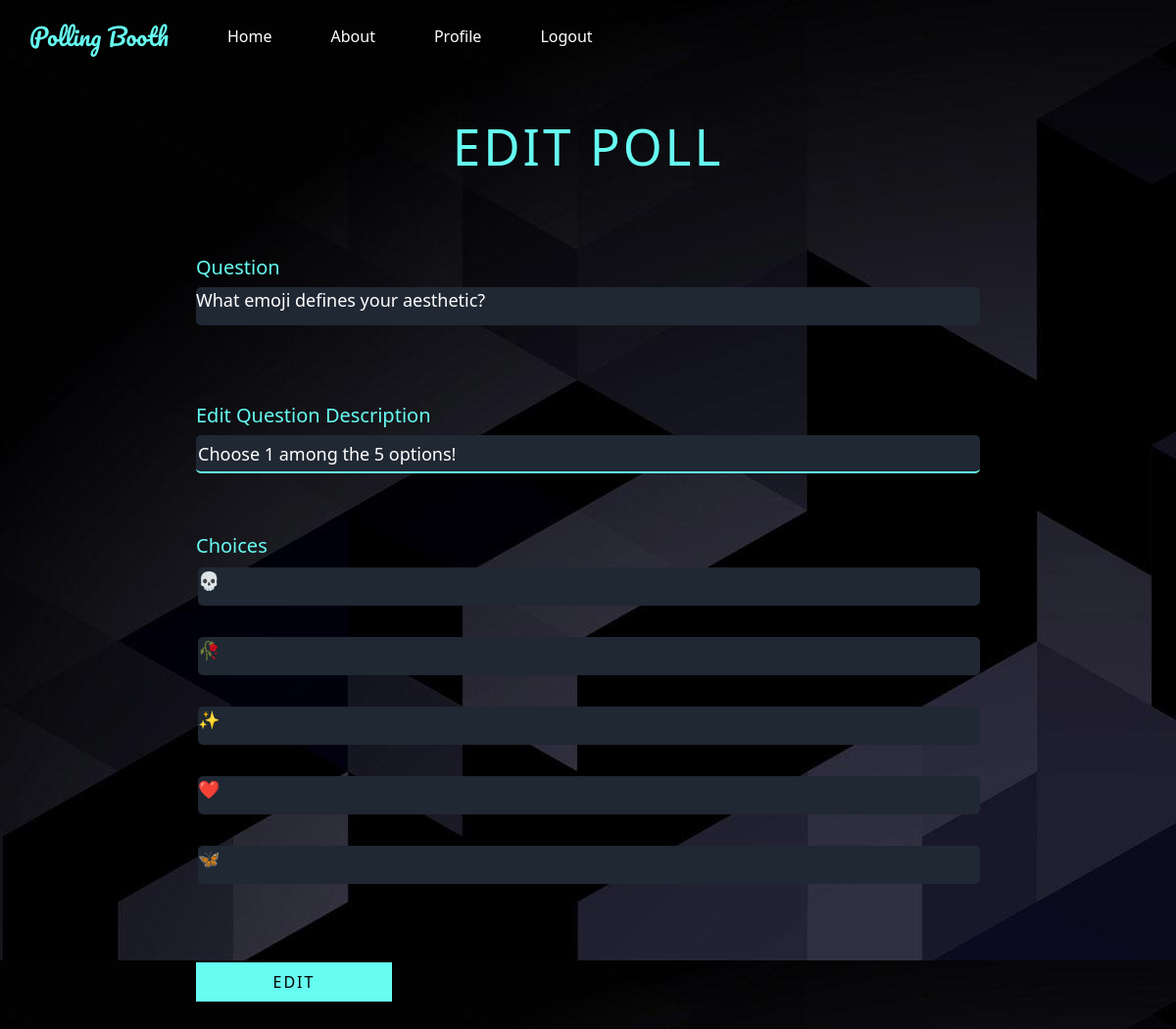
The app's page /editPoll.php?poll=16 (signed in) with its own data.
### tables this page shows
CREATE TABLE `polls` (
  `id` int(11) NOT NULL,
  `pollsQues` varchar(128) DEFAULT NULL,
  `pollsDesc` text DEFAULT NULL,
  `pollsStart` date NOT NULL,
  `pollsEnd` date NOT NULL,
  `usersId` int(11) DEFAULT NULL,
  `pollsPrivate` char(1) NOT NULL
);

CREATE TABLE `choices` (
  `id` int(11) NOT NULL,
  `pollsId` int(11) NOT NULL,
  `choicesName` varchar(128) NOT NULL
);

### includes/functions.inc.php (called while the page is built, shortened)
<?php
function fetchPoll($conn, $id)
{
    $sql = "SELECT * FROM polls WHERE id = ?;";
    $stmt = mysqli_stmt_init($conn);
    if (!mysqli_stmt_prepare($stmt, $sql))
    {
        header("location: ../polls.php?error=stmtfailed");
        exit();
    }
    mysqli_stmt_bind_param($stmt, "s", $id);
    mysqli_stmt_execute($stmt);
    $resultData = mysqli_stmt_get_result($stmt);
    $row = mysqli_fetch_assoc($resultData);
    return $row;
}
function fetchChoices($conn, $id)
{
    $sql = "SELECT * FROM choices WHERE pollsId = $id;";
    $result = mysqli_query($conn, $sql);
    $rowsNum = mysqli_num_rows($result);
    if ($rowsNum > 0)
    {
        $rows = mysqli_fetch_all($result, MYSQLI_ASSOC);
        return $rows;
    }
    return false;
}

### editPoll.php (the view, shortened to what this page needs)
<?php
include_once "header.php";
require_once "includes/functions.inc.php";
require_once "includes/dbh.inc.php";
$poll_id = $_GET["poll"];
$poll = fetchPoll($conn, $poll_id);
$choices = fetchChoices($conn, $poll_id);
?>
<section class="form">
    <h1 class="title2">Edit Poll</h1>
    <form class="contact-form row" action="<?php echo 'includes/editPoll.inc.php?id=' . $poll_id ?>" method="post">
        <div class="form-field col-lg-12">
            <h5 title="Cannot Edit" style="color: #66fcf1">Question</h5>
            <p class="input-text"><?php echo $poll["pollsQues"]; ?> </p>
        </div>
        <div class="form-field col-lg-12">
            <label style="color: #66fcf1" for="description">
                <h5>Edit Question Description</h5>
            </label>
            <input placeholder="Question Description" id="description" name="newDesc" class="input-text js-input" type="text" value="<?php echo $poll["pollsDesc"]; ?>">
        </div>
        <h5 title="Cannot Edit" style="color: #66fcf1; position: relative; top: 30px">Choices</h5>
        <ul id="options">
            <?php
            foreach ($choices as $choice) { ?>
                <div class="form-field col-lg-12 ">
                    <ul id="options" style="list-style-type:none; margin-left: -30px">
                        <?php echo "<li class='input-text'>" . $choice["choicesName"] . "</li>"; ?>
                    </ul>
                </div>
            <?php
            }
            ?>
        </ul>
        <div class="form-field col-lg-12">
            <button class="submit-btn" type="submit" name="submit" value="submit">Edit</button>
        </div>
    </form>
</section>
</body>
</html>

### style.css (style rules this page uses)
html, body { margin: 0px; padding: 0px; }
input, select, textarea { color: #1f2833; }
.form { max-width: 800px; margin: 50px auto; position: relative; }
.form .title2 { text-align: center; text-transform: uppercase; letter-spacing: 3px; font-size: 3.2em; line-height: 48px; padding-bottom: 48px; color: #66fcf1; }
ul#options li { margin-bottom: 20px; }
.contact-form .form-field { position: relative; margin: 32px 0; }
.contact-form .input-text { display: block; width: 100%; height: 39px; border-width: 0 0 2px 0; border-color: #66fcf1; font-size: 18px; line-height: 26px; font-weight: 400; background-color: #1f2833; color: white; border-radius: 5px; }
.contact-form #question::placeholder, .contact-form #description::placeholder { color: #1f2833; }
.submit-btn { display: inline-block; background-color: #66fcf1; color: black; text-transform: uppercase; letter-spacing: 2px; font-size: 16px; padding: 8px 16px; border: none; width: 200px; cursor: pointer; }

### records on screen
polls: pollsQues "What emoji defines your aesthetic?", newDesc "Choose 1 among the 5 options!"
choices: choicesName "💀"
choices: choicesName "🥀"
choices: choicesName "✨"
choices: choicesName "❤️️"
choices: choicesName "🦋"
